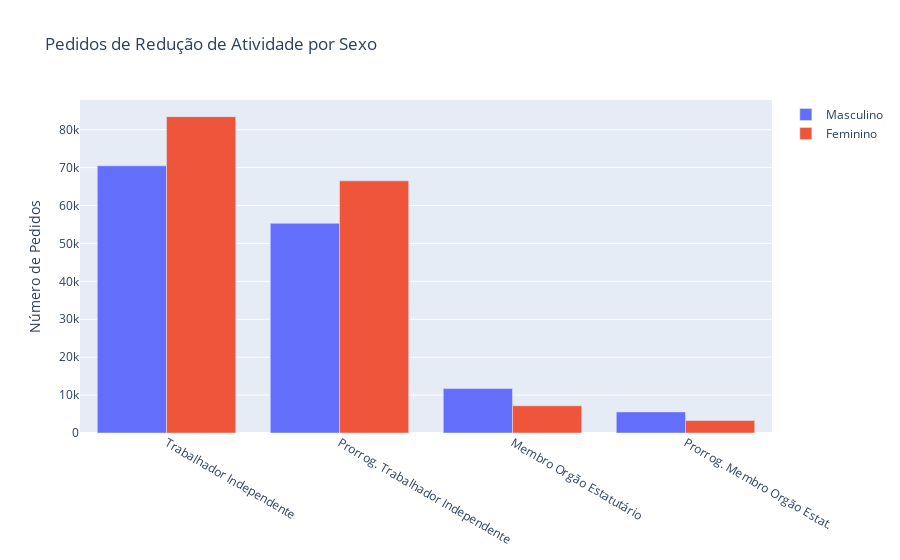

The code cell stored with this chart in its notebook:
### Markdown cell above
4.3 Redução de Atividade por Sexo

### Code cell
reducao_atividade_bysex=pd.read_csv('dataframes/reducao_atividade_porSexo.csv')
red_bysex_aux=reducao_atividade_bysex[['TipoPedido','Feminino','Masculino']]
red_bysex_aux.loc[:,'TipoPedido']=['Trabalhador Independente','Prorrog. Trabalhador Independente','Membro Orgão Estatutário','Prorrog. Membro Orgão Estat.']
# red_bysex_aux=red_bysex_aux.melt('TipoPedido', var_name='Sexo', value_name='Numero Trabalhadores')
red_bysex_aux.set_index('TipoPedido',inplace=True)
labels=['Trabalhador Independente','Prorrog. Trabalhador Independente','Membro Orgão Estatutário','Prorrog. Membro Orgão Estat.']

fig = go.Figure(data=[
    go.Bar(name='Masculino', x=labels, y=red_bysex_aux['Masculino']),
    go.Bar(name='Feminino', x=labels, y=red_bysex_aux['Feminino'])
])
# Change the bar mode
fig.update_layout(barmode='group',
                  yaxis_title="Número de Pedidos",
                 title='Pedidos de Redução de Atividade por Sexo')
fig.show()

### Figure 1 — Plotly figure (JSON) as saved in the notebook; plotly's stock layout.template omitted (floating-point values rounded to 4 significant figures)
{"data": [{"name": "Masculino", "type": "bar", "x": ["Trabalhador Independente", "Prorrog. Trabalhador Independente", "Membro Orgão Estatutário", "Prorrog. Membro Orgão Estat."], "y": [70474, 55320, 11707, 5558]}, {"name": "Feminino", "type": "bar", "x": ["Trabalhador Independente", "Prorrog. Trabalhador Independente", "Membro Orgão Estatutário", "Prorrog. Membro Orgão Estat."], "y": [83445, 66514, 7185, 3284]}], "layout": {"barmode": "group", "title": {"text": "Pedidos de Redução de Atividade por Sexo"}, "yaxis": {"title": {"text": "Número de Pedidos"}}}}
